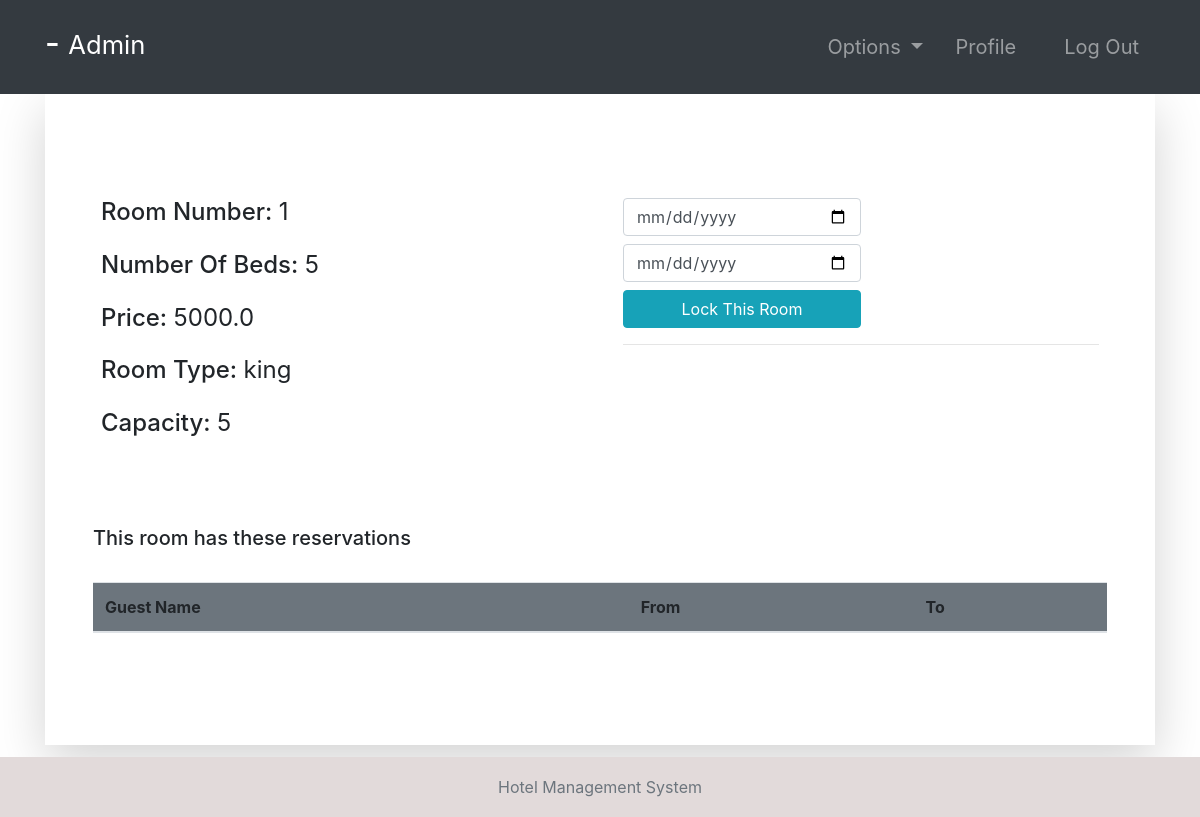
Screenshot of /room-profile/1/ (signed in) with the database file from the repository.
### room/models.py (models this page shows, shortened)
class Room(models.Model):
    ROOM_TYPES = (
        ('King', 'King'),
        ('Luxury', 'Luxury'),
        ('Normal', 'Normal'),
        ('Economic', 'Economic'),
    )
    number = models.IntegerField(primary_key=True)
    capacity = models.SmallIntegerField()
    numberOfBeds = models.SmallIntegerField()
    roomType = models.CharField(max_length=20, choices=ROOM_TYPES)
    price = models.FloatField()
    statusStartDate = models.DateField(null=True)
    statusEndDate = models.DateField(null=True)

### room/views.py (the view, shortened to what this page needs)
# urls.py: path('room-profile/<str:id>/', room_profile, name="room-profile"),
@login_required(login_url='login')
def room_profile(request, id):
    role = str(request.user.groups.all()[0])
    path = role + "/"
    tempRoom = Room.objects.get(number=id)
    bookings = Booking.objects.filter(roomNumber=tempRoom)
    guests = Guest.objects.all()
    bookings2 = Booking.objects.all()
    context = {
        "role": role,
        "bookings": bookings,
        "room": tempRoom,
        "guests": guests,
        "bookings2": bookings2
    }
    return render(request, path + "room-profile.html", context)

### Templates/admin/room-profile.html
{% extends '../index.html' %}
{% block context %}
{% include '../common_pages/room-profile.html' %}
{% endblock %}

### Templates/incs/nav.html (shortened to what this page needs)
<nav class="navbar navbar-dark bg-dark navbar-expand-lg py-3 " role="navigation">
    <div class="container">
        <a href="" class="navbar-brand">
            <h2 class="text-capitalize">
                {{ request.user.first_name }} {{ request.user.last_name }} -
                <small>
                    {{ role }}
                </small>
            </h2>
        </a>
        <div class="collapse navbar-collapse" id="navbarTags">
            <ul class="navbar-nav ml-auto">
                <li class="nav-item dropdown p-2">
                    <a class="nav-link dropdown-toggle" href="#" id="navbarDropdown" role="button"
                        data-toggle="dropdown" aria-haspopup="true" aria-expanded="false">
                        Options
                    </a>
                </li>
                <li class="nav-item mr-3 p-2">
                    {% if role == 'staff' or role == 'receptionist' or role == 'admin' or role == 'manager' %}
                    <a href="{% url 'employee-profile' user.id %}" class="nav-link">Profile</a>
                    {% endif %}
                </li>
                <li class="nav-item p-2 ">
                    <a href="{% url 'logout' %}" class="nav-link">Log Out</a>
                </li>
            </ul>
        </div>
    </div>
</nav>

### Templates/common_pages/room-profile.html (shortened to what this page needs)
<div class="container">
    <div class="shadow-lg p-5">
        <div class="row mt-5">
            <div class="col-6">
                <div class="p-2 h4">
                    <span>Room Number:</span>
                    <span class="font-weight-normal">{{room.number}}</span>
                </div>
                <div class="p-2 h4">
                    <span>Number Of Beds:</span>
                    <span class="font-weight-normal">{{room.numberOfBeds}}</span>
                </div>
                <div class="p-2 h4">
                    <span>Price:</span>
                    <span class="font-weight-normal">{{room.price}}</span>
                </div>
                <div class="p-2 h4">
                    <span>Room Type:</span>
                    <span class="font-weight-normal">{{ room.roomType }}</span>
                </div>
                <div class="p-2 h4">
                    <span>Capacity: </span>
                    <span class="font-weight-normal">{{room.capacity}}</span>
                </div>
            </div>
            <div class="col-6">
                {% if role == "manager" or role == "admin" %}
                <div class="p-2 h4 ">
                    <form action="" method="POST">
                        <input type="date" placeholder="Enter Start Date" name="bsd" required
                            class="form-control w-50 mb-2">
                        <input type="date" placeholder="Enter End Date" name="bed" required
                            class="form-control w-50 mb-2">
                        <button name="lockRoom" type="submit" class="btn btn-info w-50">Lock This Room</button>
                        <br>
                    </form>
                    <form action="" method="POST">
                        <hr>
                    </form>
                </div>
                {% endif %}
                <br>
            </div>
        </div>
        <br>
        <div class="table-responsive table-striped my-5">
            <div class="table-header row">
                <div class="col-sm-12 col-md-12 col-lg-4 mb-4">
                    <h5>This room has these reservations</h5>
                </div>
            </div>
            <table class="table table-hover table-striped">
                <thead class="bg-secondary rounded">
                    <tr>
                        {% if role != 'guest' %} <th>Guest Name</th> {% endif %}
                        <th>From </th>
                        <th>To</th>
                    </tr>
                </thead>
            </table>
        </div>
    </div>
</div>

### static/css/main.css (style rules this page uses)
* { margin: 0; padding: 0; -webkit-font-smoothing: antialiased; }
body { position: relative; }
nav .nav-item { font-size: 20px; }

### rows the page displays
Room: number "1", numberOfBeds "5", price "5000.0", roomType "king", capacity "5"

### other values shown
{{ role }} "Admin"
